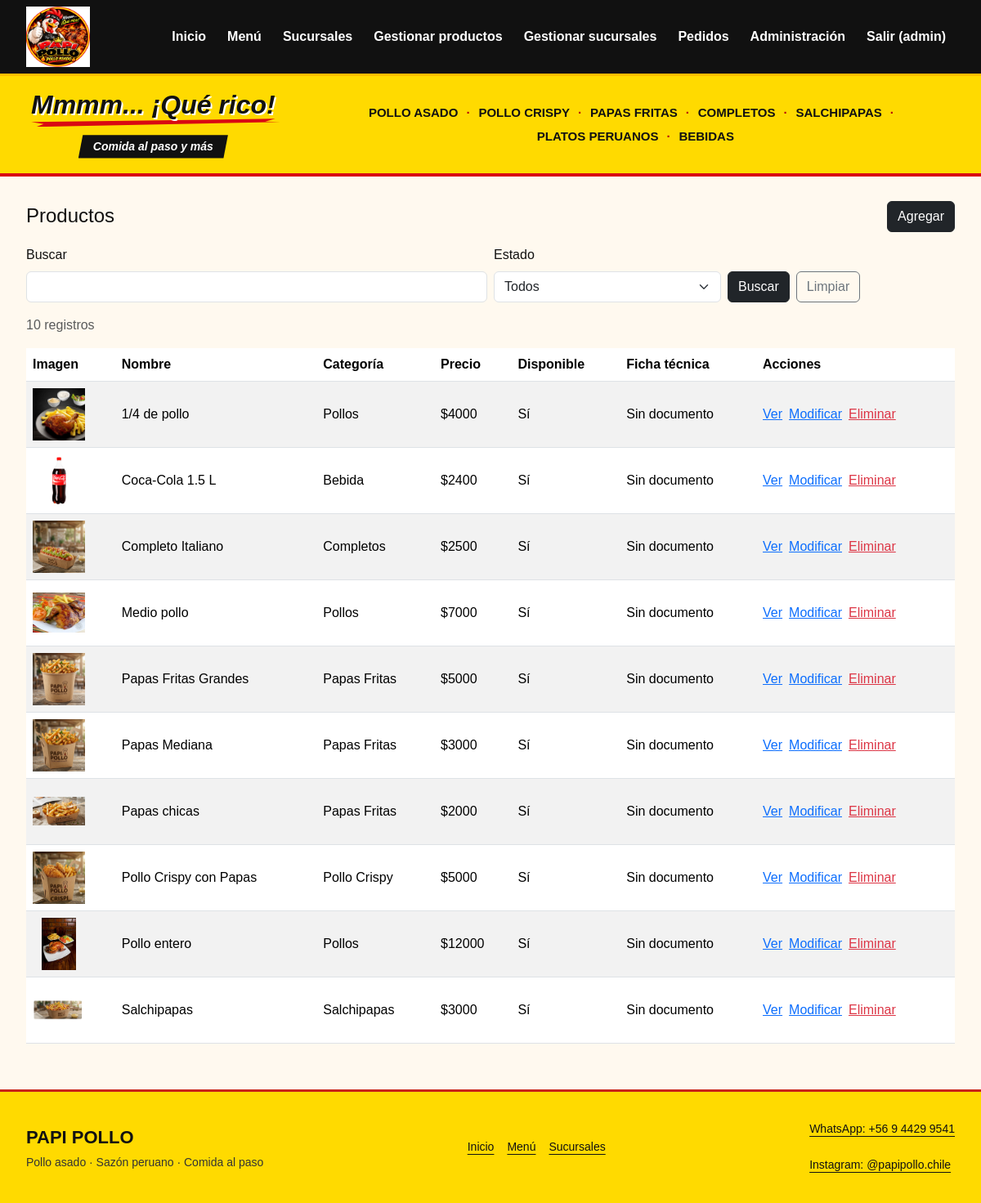
The page /gestion/productos/ (signed in) on the database its author committed.
### menu/models.py (models this page shows, shortened)
class Producto(models.Model):
    nombre = models.CharField(
        max_length=100,
        verbose_name="Nombre"
    )
    descripcion = models.TextField(
        blank=True,
        verbose_name="Descripción"
    )
    precio = models.PositiveIntegerField(
        verbose_name="Precio"
    )
    categoria = models.CharField(
        max_length=50,
        verbose_name="Categoría"
    )
    disponible = models.BooleanField(
        default=True,
        verbose_name="Disponible"
    )
    imagen = models.ImageField(
        upload_to="productos/",
        blank=True,
        null=True,
        verbose_name="Imagen del producto"
    )
    ficha_tecnica = models.FileField(
        upload_to="documentos/productos/",
        blank=True,
        null=True,
        verbose_name="Ficha técnica"
    )
    fecha_creacion = models.DateTimeField(
        auto_now_add=True,
        verbose_name="Fecha de creación"
    )
    fecha_actualizacion = models.DateTimeField(
        auto_now=True,
        verbose_name="Última actualización"
    )
    class Meta:
        verbose_name = "Producto"
        verbose_name_plural = "Productos"
        ordering = ["nombre"]

### menu/gestion.py (the view, shortened to what this page needs)
# urls.py: path("<str:entidad>/", gestion.listado, name="gestion_listado"),
@login_required
@require_safe
def listado(request, entidad):
    model, _, titulo, campos = configuracion(request, entidad)
    registros = model.objects.all()
    q = request.GET.get("q", "").strip()
    estado = request.GET.get("estado", "")
    if entidad == "pedidos":
        registros = registros.select_related("producto", "sucursal")
        opciones = list(Pedido.Estado.choices)
        if estado in Pedido.Estado.values:
            registros = registros.filter(estado=estado)
    else:
        campo_estado = "disponible" if entidad == "productos" else "activa"
        opciones = [("1", "Activos"), ("0", "Inactivos")]
        if estado in ("0", "1"):
            registros = registros.filter(**{campo_estado: estado == "1"})
    pagina = Paginator(registros, 10).get_page(request.GET.get("page"))
    return render(request, "gestion/listado.html", {
        "entidad": entidad, "titulo": titulo, "pagina": pagina,
        "q": q, "estado": estado, "opciones_estado": opciones,
        **contexto_permisos(request, model),
    })

### menu/gestion.py (called while the page is built)
def configuracion(request, entidad, accion="view"):
    if entidad not in ENTIDADES:
        raise Http404
    model, form, titulo, campos = ENTIDADES[entidad]
    opts = model._meta
    permiso = f"{opts.app_label}.{accion}_{opts.model_name}"
    if not request.user.has_perm(permiso):
        raise PermissionDenied
    return model, form, titulo, campos

def contexto_permisos(request, model):
    opts = model._meta
    return {
        f"puede_{accion}": request.user.has_perm(f"{opts.app_label}.{accion}_{opts.model_name}")
        for accion in ("add", "change", "delete")
    }

### templates/gestion/listado.html (shortened to what this page needs)
{% extends 'base.html' %}
{% block content %}
<div class="d-flex flex-wrap justify-content-between align-items-center gap-2 mb-3">
    <h2 class="h4 mb-0">{{ titulo }}</h2>
    {% if puede_add %}<a class="btn btn-dark" href="{% url 'gestion_agregar' entidad %}">Agregar</a>{% endif %}
</div>
<form method="get" class="row g-2 mb-3">
    <div class="col-md-6">
        <label for="busqueda" class="form-label">Buscar</label>
        <input id="busqueda" class="form-control" name="q" value="{{ q }}" type="search">
    </div>
    <div class="col-md-3">
        <label for="estado" class="form-label">Estado</label>
        <select id="estado" class="form-select" name="estado">
            <option value="">Todos</option>
        </select>
    </div>
    <div class="col-md-3 d-flex align-items-end gap-2">
        <button class="btn btn-dark" type="submit">Buscar</button>
        <a class="btn btn-outline-secondary" href="{% url 'gestion_listado' entidad %}">Limpiar</a>
    </div>
</form>
<p class="text-muted">{{ pagina.paginator.count }} registro{{ pagina.paginator.count|pluralize }}</p>
<div class="table-responsive">
<table class="table table-striped table-hover align-middle">
    <thead><tr>
    {% if entidad == 'productos' %}
        <th>Imagen</th><th>Nombre</th><th>Categoría</th><th>Precio</th><th>Disponible</th><th>Ficha técnica</th>
    {% elif entidad == 'sucursales' %}
        <th>Nombre</th><th>Dirección</th><th>Comuna</th><th>Teléfono</th><th>Horario</th><th>Activa</th>
    {% else %}
        <th>Número</th><th>Cliente</th><th>Producto</th><th>Sucursal</th><th>Cantidad</th><th>Precio unitario</th><th>Total</th><th>Estado</th><th>Fecha</th>
    {% endif %}
        <th>Acciones</th>
    </tr></thead>
    <tbody>
    {% for item in pagina %}
    <tr>
    {% if entidad == 'productos' %}
        <td>{% if item.imagen %}<img src="{{ item.imagen.url }}" alt="{{ item.nombre }}" width="64" height="64" style="object-fit:contain">{% else %}Sin imagen{% endif %}</td>
        <td>{{ item.nombre }}</td><td>{{ item.categoria }}</td><td>${{ item.precio }}</td>
        <td>{{ item.disponible|yesno:"Sí,No" }}</td>
        <td>{% if item.ficha_tecnica %}<a href="{% url 'producto_ficha' item.pk %}">Descargar PDF</a>{% else %}Sin documento{% endif %}</td>
    {% elif entidad == 'sucursales' %}
        <td>{{ item.nombre }}</td><td>{{ item.direccion }}</td><td>{{ item.comuna }}</td>
        <td>{{ item.telefono|default:"—" }}</td><td>{{ item.horario|default:"—" }}</td><td>{{ item.activa|yesno:"Sí,No" }}</td>
    {% else %}
        <td>#{{ item.pk }}</td><td>{{ item.cliente }}</td><td>{{ item.producto }}</td><td>{{ item.sucursal }}</td>
        <td>{{ item.cantidad }}</td><td>${{ item.precio_unitario }}</td><td>${{ item.total }}</td>
        <td>{{ item.get_estado_display }}</td><td>{{ item.fecha_creacion|date:"d/m/Y H:i" }}</td>
    {% endif %}
        <td>
            <div class="d-flex flex-wrap gap-2">
            <a href="{% url 'gestion_detalle' entidad item.pk %}">Ver</a>
            {% if puede_change %}<a href="{% url 'gestion_editar' entidad item.pk %}">Modificar</a>{% endif %}
            {% if puede_delete %}<a class="text-danger" href="{% url 'gestion_eliminar' entidad item.pk %}">Eliminar</a>{% endif %}
            </div>
        </td>
    </tr>
    {% empty %}
    <tr><td colspan="10">No se encontraron registros.</td></tr>
    {% endfor %}
    </tbody>
</table>
</div>
{% endblock %}

### templates/base.html (shortened to what this page needs)
{% load static %}
<!DOCTYPE html>
<html lang="es">
<head>
    <link
        rel="stylesheet"
        href="{% static 'bootstrap/css/bootstrap.min.css' %}"
    >
    <link
        rel="stylesheet"
        href="{% static 'css/style.css' %}"
    >
    <link rel="stylesheet" href="{% static 'css/comercial.css' %}">
</head>
<body class="{% block body_class %}{% endblock %}">
<div class="main-navbar">
    <nav class="navbar navbar-expand-lg navbar-dark">
        <div class="site-container">
            <a href="{% url 'inicio' %}"
               class="brand-link">
                <img src="{% static 'img/papi-pollo-logo.jpeg' %}"
                     class="header-brand-image"
                     alt="Papi Pollo - Inicio"
                     width="1600" height="1521">
            </a>
            <div
                class="collapse navbar-collapse"
                id="menuPrincipal"
            >
                <ul class="navbar-nav ms-auto flex-wrap">
                    <li class="nav-item">
                        <a
                            class="nav-link"
                            href="{% url 'inicio' %}"
                        >
                            Inicio
                        </a>
                    </li>
                    <li class="nav-item">
                        <a
                            class="nav-link"
                            href="{% url 'productos' %}"
                        >
                            Menú
                        </a>
                    </li>
                    <li class="nav-item">
                        <a
                            class="nav-link"
                            href="{% url 'inicio_sucursales' %}"
                        >
                            Sucursales
                        </a>
                    </li>
                    {% if perms.menu.view_producto %}
                    <li class="nav-item"><a class="nav-link" href="{% url 'gestion_listado' 'productos' %}">Gestionar productos</a></li>
                    {% endif %}
                    {% if perms.sucursales.view_sucursal %}
                    <li class="nav-item"><a class="nav-link" href="{% url 'gestion_listado' 'sucursales' %}">Gestionar sucursales</a></li>
                    {% endif %}
                    {% if perms.menu.view_pedido %}
                    <li class="nav-item"><a class="nav-link" href="{% url 'gestion_listado' 'pedidos' %}">Pedidos</a></li>
                    {% endif %}
                    {% if user.is_authenticated %}
                    {% if user.is_staff %}
                    <li class="nav-item"><a class="nav-link" href="{% url 'admin:index' %}">Administración</a></li>
                    {% endif %}
                    <li class="nav-item">
                        <form method="post" action="{% url 'logout' %}">
                            <button class="nav-link border-0 bg-transparent" type="submit">Salir ({{ user.username }})</button>
                        </form>
                    </li>
                    {% else %}
                    <li class="nav-item"><a class="nav-link" href="{% url 'login' %}">Ingresar</a></li>
                    {% endif %}
                </ul>
            </div>
        </div>
    </nav>
</div>
{% block brand_strip %}{% include 'includes/brand_strip.html' %}{% endblock %}
<main>
    <div class="site-container">
        {% block content %}
        {% endblock %}
    </div>
</main>
<footer class="site-footer compact-footer">
    <div class="site-container footer-layout">
        <div class="footer-identity">
            <strong>PAPI POLLO</strong>
            <p>Pollo asado · Sazón peruano · Comida al paso</p>
        </div>
        <nav aria-label="Navegación del pie de página" class="footer-navigation">
            <a href="{% url 'inicio' %}">Inicio</a>
            <a href="{% url 'productos' %}">Menú</a>
            <a href="{% url 'inicio_sucursales' %}">Sucursales</a>
        </nav>
        <div class="footer-contact">
            <a href="https://wa.me/56944299541">WhatsApp: +56 9 4429 9541</a>
            <a href="https://www.instagram.com/papipollo.chile/">Instagram: @papipollo.chile</a>
        </div>
    </div>
</footer>
</body>
</html>

### static/css/style.css (style rules this page uses)
:root { --yellow: #ffbd00; --yellow-light: #ffd94a; --orange: #ff8a00; --red: #e63720; --red-dark: #bd2415; --black: #111111; --black-soft: #1e1e1e; --cream: #fff9ef; --white: #ffffff; --green: #18a558; --gray: #666666; --border: #eadfce; --shadow: 0 8px 22px rgba(0, 0, 0, 0.10); }
* { box-sizing: border-box; }
html { scroll-behavior: smooth; font-size: 16px; }
body { margin: 0; font-family: Arial, Helvetica, sans-serif; color: var(--black); background: var(--cream); overflow-x: hidden; }
img { max-width: 100%; }
.site-container { width: min(1200px, calc(100% - 40px)); margin-left: auto; margin-right: auto; }
.main-navbar { position: sticky; top: 0; z-index: 1000; background: var(--black); border-bottom: 3px solid var(--yellow); }
.main-navbar .navbar { padding: 10px 0; }
.main-navbar .navbar > .site-container { display: flex; flex-wrap: wrap; align-items: center; justify-content: space-between; gap: 0 20px; }
.header-brand-image { display: block; width: 92px; height: auto; flex-shrink: 0; }
.main-navbar .navbar-collapse { min-width: 0; }
@media (min-width: 992px) { .main-navbar .navbar-collapse { flex-basis: 0; } }
.brand-link { display: flex; align-items: center; gap: 10px; color: white !important; text-decoration: none; }
.main-navbar .nav-link { color: white !important; font-weight: 700; padding: 7px 11px !important; margin-left: 4px; border-radius: 7px; transition: 0.2s; }
main { min-height: 60vh; padding: 30px 0 40px; }
.site-footer { margin-top: 25px; padding: 25px 0 14px; background: linear-gradient( 135deg, #090909, #191919 ); color: white; border-top: 4px solid var(--yellow); }
.site-footer p, .site-footer a { color: #eeeeee; font-size: 0.75rem; }
.site-footer a { text-decoration: none; }

### static/css/comercial.css (style rules this page uses)
.site-container { width: min(1360px, calc(100% - 64px)); }
.main-navbar .navbar { padding: 8px 0; }
.header-brand-image { width: 78px; }
.main-navbar .nav-link { min-height: 44px; display: flex; align-items: center; }
.compact-footer.site-footer { background: #ffda00; color: #111; border-top: 3px solid #c92319; margin: 0; padding: 24px 0; }
.footer-layout { display: flex; flex-wrap: wrap; align-items: center; justify-content: space-between; gap: 16px 32px; }
.footer-identity strong { font-size: 22px; font-weight: 900; }
.compact-footer p { color: #333; font-size: 14px; margin: 4px 0 0; }
.compact-footer a { color: #111; font-size: 14px; display: inline-flex; align-items: center; min-height: 44px; text-decoration: underline; text-underline-offset: 4px; }
.footer-navigation { display: flex; flex-wrap: wrap; gap: 16px; }
.footer-contact { display: flex; flex-direction: column; }

### rows shown on the page
Producto: imagen (picture), nombre "1/4 de pollo", categoria "Pollos", precio "4000", disponible "Sí", shows "Sin documento"
Producto: imagen (picture), nombre "Coca-Cola 1.5 L", categoria "Bebida", precio "2400", disponible "Sí", shows "Sin documento"
Producto: imagen (picture), nombre "Completo Italiano", categoria "Completos", precio "2500", disponible "Sí", shows "Sin documento"
Producto: imagen (picture), nombre "Medio pollo", categoria "Pollos", precio "7000", disponible "Sí", shows "Sin documento"
Producto: imagen (picture), nombre "Papas Fritas Grandes", categoria "Papas Fritas", precio "5000", disponible "Sí", shows "Sin documento"
Producto: imagen (picture), nombre "Papas Mediana", categoria "Papas Fritas", precio "3000", disponible "Sí", shows "Sin documento"
Producto: imagen (picture), nombre "Papas chicas", categoria "Papas Fritas", precio "2000", disponible "Sí", shows "Sin documento"
Producto: imagen (picture), nombre "Pollo Crispy con Papas", categoria "Pollo Crispy", precio "5000", disponible "Sí", shows "Sin documento"
Producto: imagen (picture), nombre "Pollo entero", categoria "Pollos", precio "12000", disponible "Sí", shows "Sin documento"
Producto: imagen (picture), nombre "Salchipapas", categoria "Salchipapas", precio "3000", disponible "Sí", shows "Sin documento"

### other values the page prints
{{ user.username }} "admin"
{{ titulo }} "Productos"
{{ pagina.paginator.count }} "10"
